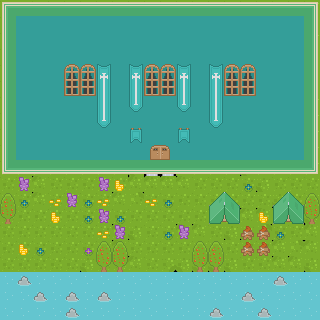

Tiled map render using the project's own tile images. Description and the whole map definition, tile-layer contents included, below:
An orthogonal 20x20 tile map with 16x16 px tiles, 3 tile layers (Tile Layer 2, Tile Layer 1, snufdu not funturne).

<map version="1.0" orientation="orthogonal" renderorder="right-down" width="20" height="20" tilewidth="16" tileheight="16" nextobjectid="1">
 <tileset firstgid="1" name="roguelikeSheet_transparent" tilewidth="16" tileheight="16" spacing="1" tilecount="1767" columns="57">
  <image source="roguelikeSheet_transparent.png" width="968" height="526" />
 </tileset>
 <layer name="Tile Layer 2" width="20" height="20">
  <data encoding="csv">
916,857,916,916,916,916,916,916,916,916,916,916,916,916,916,916,916,916,916,916,
916,916,916,916,916,916,916,916,916,916,916,916,916,916,916,916,916,916,916,914,
916,916,916,916,916,916,916,916,916,916,916,916,913,913,913,916,916,916,916,916,
916,916,916,916,916,916,916,916,916,916,914,916,916,916,857,916,916,857,857,857,
916,916,916,916,1323,1323,1323,916,1323,1323,1323,1323,916,1323,1323,1323,916,857,914,914,
916,916,916,916,1323,1323,1323,916,1323,1323,1323,1323,916,1323,1323,1323,916,916,857,857,
916,916,916,916,916,1323,1323,916,1323,916,916,1323,916,1323,1323,916,916,916,916,916,
916,916,916,916,913,916,1323,916,1323,916,857,1323,916,1323,916,916,916,916,916,916,
916,916,916,916,916,916,916,916,1323,916,916,1323,916,916,857,916,916,916,916,916,
916,916,916,916,916,916,913,914,913,1323,1323,914,916,916,914,916,916,857,916,916,
916,916,916,916,916,916,916,916,857,1111,1111,913,916,916,916,857,916,916,916,916,
916,916,914,916,916,916,916,916,914,914,914,914,916,916,916,916,857,916,916,916,
916,916,914,916,916,916,916,914,913,916,916,916,916,916,916,916,916,857,916,916,
916,916,916,916,916,916,916,916,916,916,916,916,916,916,916,914,914,916,916,857,
916,916,916,916,916,916,916,914,857,916,916,914,914,916,857,857,913,916,916,914,
916,916,916,916,916,916,916,914,916,916,916,916,916,916,916,916,916,914,913,914,
916,916,916,916,916,857,916,913,914,916,856,857,857,857,857,916,916,914,914,857,
232,232,232,232,232,232,232,232,1525,1525,1525,966,232,232,232,232,232,232,232,232,
232,232,232,232,232,232,232,232,1525,1525,1525,1525,232,232,232,232,232,232,232,232,
232,232,232,232,232,232,232,232,1525,1525,1525,1525,232,232,232,232,232,232,232,232
</data>
 </layer>
 <layer name="Tile Layer 1" width="20" height="20">
  <data encoding="csv">
923,924,924,924,924,924,924,924,924,924,924,924,924,924,924,924,924,924,924,925,
980,1323,1323,1323,1323,1323,1323,1323,1323,1323,1323,1323,1323,1323,1323,1323,1323,1323,1323,982,
980,1323,1323,1323,1323,1323,1323,1323,1323,1323,1323,1323,1323,1323,1323,1323,1323,1323,1323,982,
980,1323,1323,1323,1323,1323,1323,1323,1323,1323,1323,1323,1323,1323,1323,1323,1323,1323,1323,982,
980,1323,1323,1323,162,162,222,1323,222,162,162,222,1323,222,162,162,1323,1323,1323,982,
980,1323,1323,1323,219,219,279,1323,279,219,219,279,1323,279,219,219,1323,1323,1323,982,
980,1323,1323,1323,1323,1323,279,1323,336,1323,1323,336,1323,279,1323,1323,1323,1323,1323,982,
980,1323,1323,1323,1323,1323,336,1323,1323,1323,1323,1323,1323,336,1323,1323,1323,1323,1323,982,
980,1323,1323,1323,1323,1323,1323,1323,224,1323,1323,224,1323,1323,1323,1323,1323,1323,1323,982,
980,1323,1323,1323,1323,1323,1323,1323,1323,371,372,1323,1323,1323,1323,1323,1323,1323,1323,982,
1037,1038,1038,1038,1038,1038,1038,1038,1038,1038,1038,1038,1038,1038,1038,1038,1038,1038,1038,1039,
0,1410,0,0,0,0,1410,673,0,0,0,0,0,0,0,542,0,0,0,0,
594,542,0,616,1410,542,616,0,0,616,542,916,916,617,618,0,0,617,618,594,
651,0,0,673,0,542,1410,542,0,0,0,0,0,674,675,0,673,674,675,651,
0,0,0,0,0,0,616,1410,0,0,542,1410,0,0,0,471,471,542,0,0,
0,673,542,0,0,544,594,594,0,0,0,0,594,594,0,471,471,0,0,0,
0,0,0,0,0,0,651,651,0,0,0,0,651,651,0,0,0,0,0,0,
0,1423,0,0,0,0,0,0,232,232,232,232,0,0,0,0,0,1423,0,0,
0,0,1423,0,1423,0,1423,0,232,232,232,232,232,0,0,1423,0,0,0,0,
0,0,0,0,1423,0,0,232,232,232,232,232,232,1423,0,0,1423,0,0,0
</data>
 </layer>
 <layer name="snufdu not funturne" width="20" height="20">
  <data encoding="csv">
0,0,0,0,0,0,0,0,0,0,0,0,0,0,0,0,0,0,0,0,
0,0,0,0,0,0,0,0,0,0,0,0,0,0,0,0,0,0,0,0,
0,0,0,0,0,0,0,0,0,0,0,0,0,0,0,0,0,0,0,0,
0,0,0,0,0,0,0,0,0,0,0,0,0,0,0,0,0,0,0,0,
0,0,0,0,0,0,0,0,0,0,0,0,0,0,0,0,0,0,0,0,
0,0,0,0,0,0,0,0,0,0,0,0,0,0,0,0,0,0,0,0,
0,0,0,0,0,0,0,0,0,0,0,0,0,0,0,0,0,0,0,0,
0,0,0,0,0,0,0,0,0,0,0,0,0,0,0,0,0,0,0,0,
0,0,0,0,0,0,0,0,0,0,0,0,0,0,0,0,0,0,0,0,
0,0,0,0,0,0,0,0,0,0,0,0,0,0,0,0,0,0,0,0,
0,0,0,0,0,0,0,0,0,0,0,0,0,0,0,0,0,0,0,0,
0,0,0,0,0,0,0,0,0,0,0,0,0,0,0,0,0,0,0,0,
0,0,0,0,0,0,0,0,0,0,0,0,0,0,0,0,0,0,0,0,
0,0,0,0,0,0,0,0,0,0,0,0,0,0,0,0,0,0,0,0,
0,0,0,0,0,0,0,0,0,0,0,0,0,0,0,741,741,0,0,0,
0,0,0,0,0,0,0,0,0,0,0,0,0,0,0,741,741,0,0,0,
0,0,0,0,0,0,0,0,0,0,0,0,0,0,0,0,0,0,0,0,
0,0,0,0,0,0,0,0,0,0,0,0,0,0,0,0,0,0,0,0,
0,0,0,0,0,0,0,0,0,0,0,0,0,0,0,0,0,0,0,0,
0,0,0,0,0,0,0,0,0,0,0,0,0,0,0,0,0,0,0,0
</data>
 </layer>
</map>
